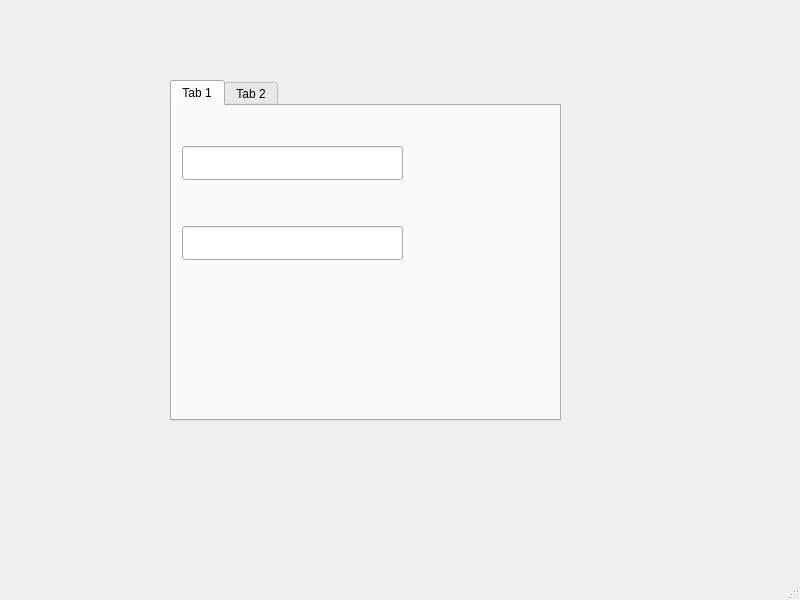
<?xml version="1.0" encoding="UTF-8"?>
<ui version="4.0">
 <class>MainWindow</class>
 <widget class="QMainWindow" name="MainWindow">
  <property name="geometry">
   <rect>
    <x>0</x>
    <y>0</y>
    <width>800</width>
    <height>600</height>
   </rect>
  </property>
  <property name="windowTitle">
   <string>MainWindow</string>
  </property>
  <widget class="QWidget" name="caCentralwidget">
   <widget class="caTabbedWidget" name="caTabbedWidget">
    <property name="geometry">
     <rect>
      <x>170</x>
      <y>80</y>
      <width>391</width>
      <height>341</height>
     </rect>
    </property>
    <property name="currentIndex">
     <number>0</number>
    </property>
    <property name="tabsClosable">
     <bool>false</bool>
    </property>
    <widget class="QWidget" name="caTab1">
     <attribute name="title">
      <string>Tab 1</string>
     </attribute>
     <widget class="caLineEdit" name="calineedit">
      <property name="geometry">
       <rect>
        <x>10</x>
        <y>40</y>
        <width>221</width>
        <height>34</height>
       </rect>
      </property>
      <property name="channel" stdset="0">
       <string notr="true">opcua://SERVER1:NODE1</string>
      </property>
     </widget>
     <widget class="caLineEdit" name="calineedit_2">
      <property name="geometry">
       <rect>
        <x>10</x>
        <y>120</y>
        <width>221</width>
        <height>34</height>
       </rect>
      </property>
      <property name="channel" stdset="0">
       <string notr="true">opcua://SERVER1:NODE2</string>
      </property>
     </widget>
    </widget>
    <widget class="QWidget" name="caTab2">
     <attribute name="title">
      <string>Tab 2</string>
     </attribute>
     <widget class="caLineEdit" name="calineedit_4">
      <property name="geometry">
       <rect>
        <x>10</x>
        <y>120</y>
        <width>221</width>
        <height>34</height>
       </rect>
      </property>
      <property name="channel" stdset="0">
       <string notr="true">opcua://SERVER2:NODE2</string>
      </property>
     </widget>
     <widget class="caLineEdit" name="calineedit_3">
      <property name="geometry">
       <rect>
        <x>10</x>
        <y>40</y>
        <width>221</width>
        <height>34</height>
       </rect>
      </property>
      <property name="channel" stdset="0">
       <string notr="true">opcua://SERVER2:NODE1</string>
      </property>
     </widget>
    </widget>
   </widget>
  </widget>
  <widget class="QMenuBar" name="menubar">
   <property name="geometry">
    <rect>
     <x>0</x>
     <y>0</y>
     <width>800</width>
     <height>21</height>
    </rect>
   </property>
  </widget>
  <widget class="QStatusBar" name="statusbar"/>
 </widget>
 <customwidgets>
  <customwidget>
   <class>caLineEdit</class>
   <extends>QLineEdit</extends>
   <header>caLineEdit</header>
  </customwidget>
  <customwidget>
   <class>caTabbedWidget</class>
   <extends>QTabWidget</extends>
   <header>catabbedwidget.h</header>
   <container>1</container>
  </customwidget>
 </customwidgets>
 <resources/>
 <connections/>
</ui>
